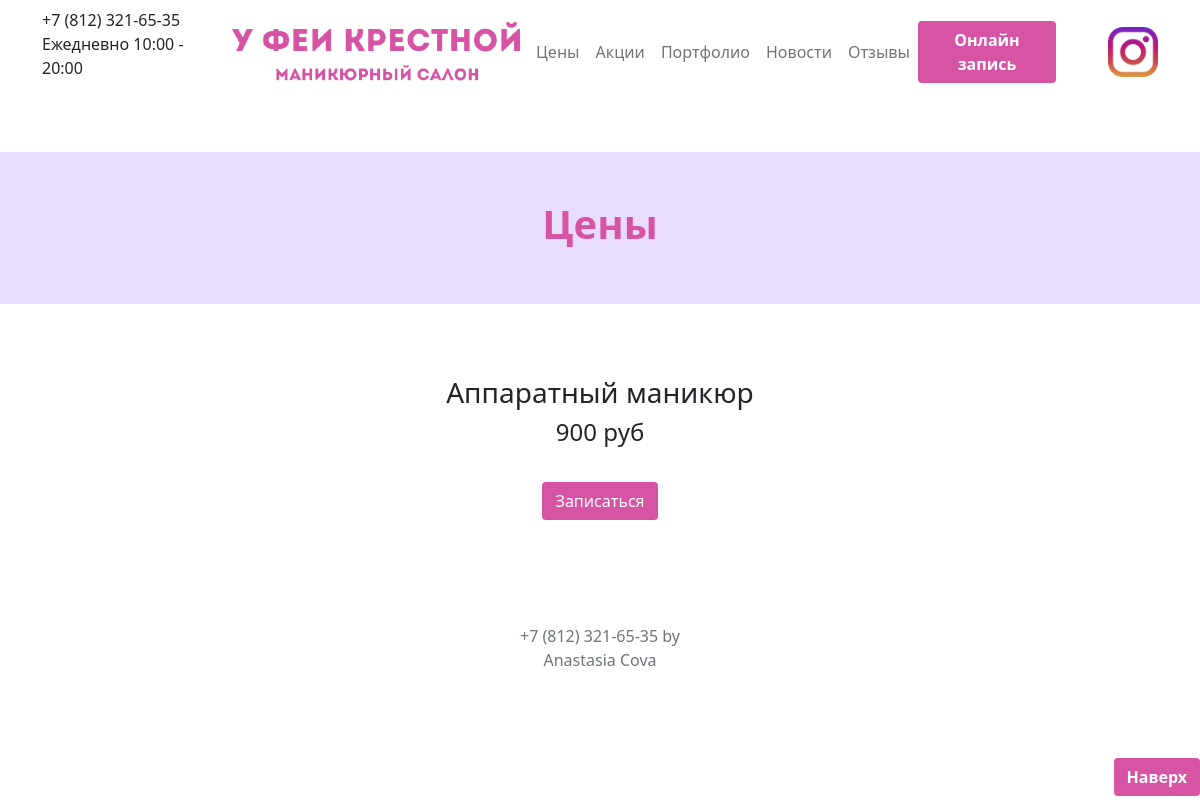
Before: /main/price with the older database file.
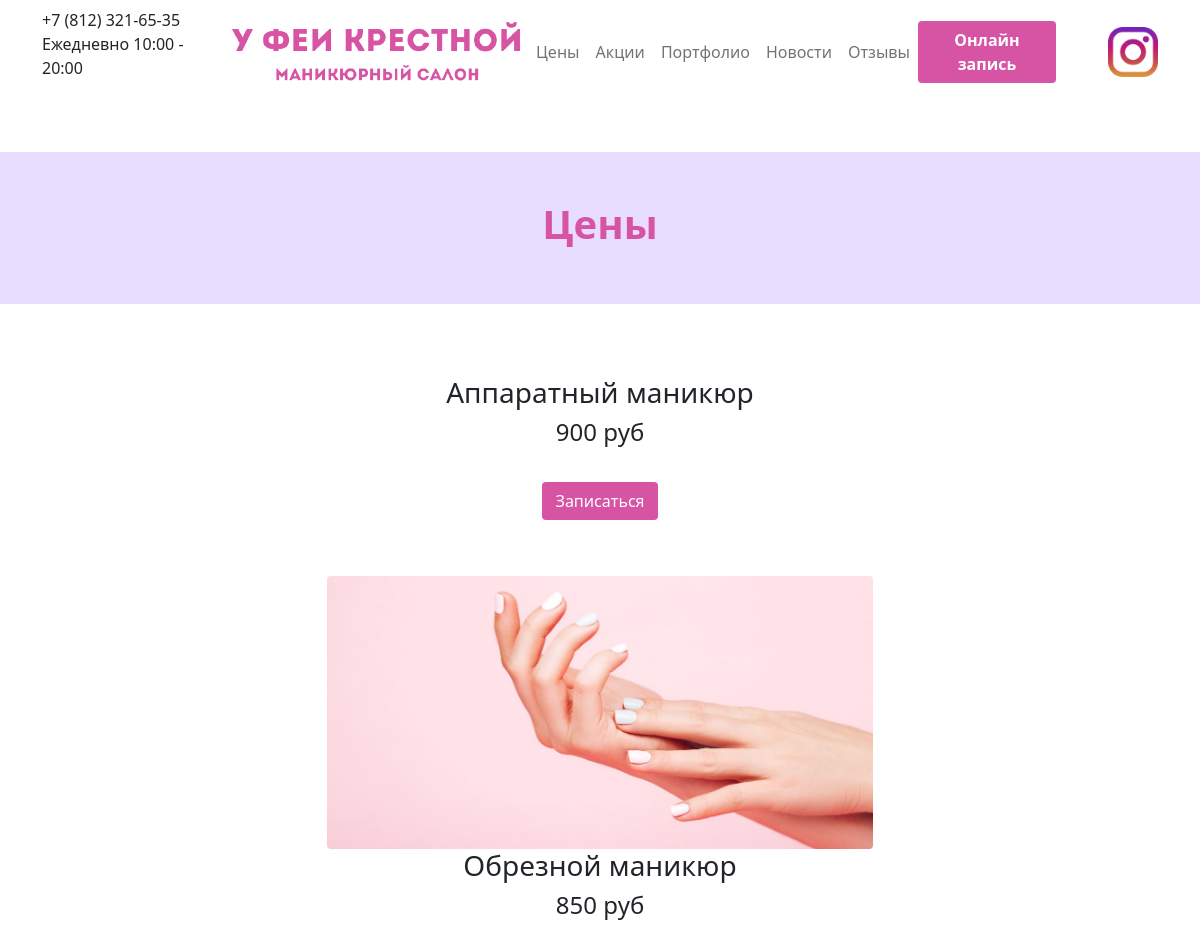
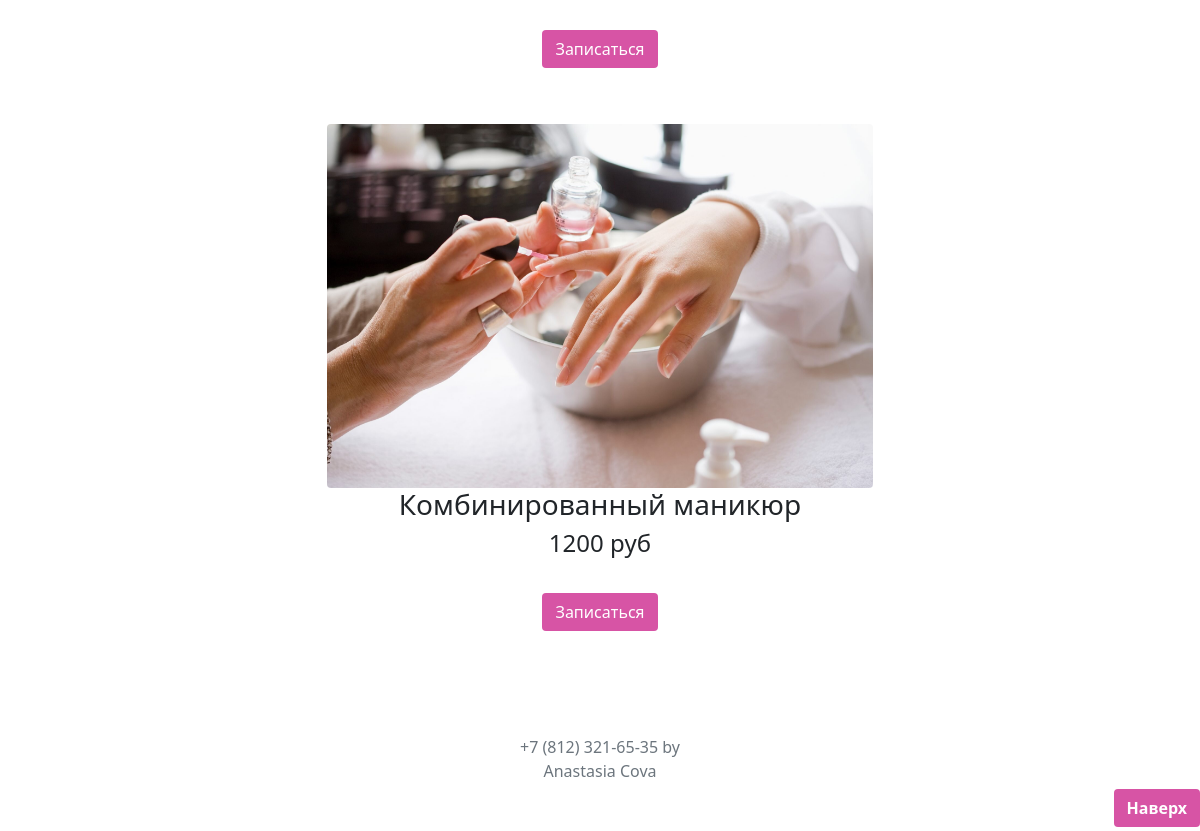
After: the same page with the newer database file (2 pictures, top to bottom).
### main/models.py (models this page shows, shortened)
class PriceList(models.Model):
    name = models.CharField(max_length=50)
    price = models.CharField(max_length=50)
    picture = models.ImageField(upload_to='static/main')

### main/views.py (the view)
# urls.py: path('price', Price.as_view(), name = 'price'),
class Price(View):
    def get(self, request):
        prod = PriceList.objects.all()
        return render(request, 'main/price.html', {"prod": prod})

### main/templates/main/price.html (shortened to what this page needs)
{% extends "main/layout.html" %}
{% block content  %}
<head>
</head>
<body>
{% load static %}
<main>
  <section class="py-5 text-center">
    <div class="row py-lg-5" style="background-color: #e8dcff;">
      <div class="col-lg-6 col-md-8 mx-auto">
        <h1 class="fw-bold text-color">Цены</h1>
      </div>
    </div>
  </section>
{% for i in prod %}
<div class="container">
    <div class="row text-center justify-content-center">
      <div class="col-md-6 align-self-center">
          <img class="img-fluid rounded mb-3 mb-md-0" src='{{ i.picture.url }}' alt="" height="300">
      </div>
    </div>
    <div class="row justify-content-center">
        <div class="col text-center">
            <h3>{{ i.name }}</h3>
            <h4>{{ i.price }}</h4>
            <h6>&nbsp;</h1>
            <a href="/main/order" class="btn btn-pink">Записаться</a>
      </div>
    </div>
    <h1>&nbsp;</h1>
</div>
{% endfor %}
</main>
</body>
{% endblock %}

### main/templates/main/layout.html (shortened to what this page needs)
<!DOCTYPE html>
<html lang="en">
<head>
    {% load static %}
    <link rel="stylesheet" href="{% static 'css/bootstrap.css' %}" type="text/css">
    <link rel="stylesheet" href="{% static 'css/bootstrap.min.css' %}" type="text/css">
</head>
<div>
<body style="overflow-x:hidden">
<div class="container">
  <nav class="navbar navbar-expand-lg navbar-light justify-content-between" style="background-color: secondary">
        <div class="col-md-2"><p>+7 (812) 321-65-35 Ежедневно 10:00 - 20:00</p></div>
        <a href="/main/">
          <img src='{%static 'main/logo1.png'%}' class="rounded" alt="..." width="300">
        </a>
        <div class="collapse navbar-collapse" id="navbarCollapse">
          <ul class="navbar-nav mx-auto">
            <li class="nav-item">
              <a class="nav-link" href="/main/price">Цены</a>
            </li>
            <li class="nav-item">
              <a class="nav-link" href="/main/sales">Акции</a>
            </li>
            <li class="nav-item">
              <a class="nav-link" href="/main/portfolio">Портфолио</a>
            </li>
            <li class="nav-item">
              <a class="nav-link" href="/main/news">Новости</a>
            </li>
            <li class="nav-item">
              <a class="nav-link" href="/main/reviews">Отзывы</a>
            </li>
          </ul>
        </div>
        <a href="/main/order" class="btn btn-pink fw-bold">Онлайн запись</a>
        <h1>&nbsp;</h1>
        <h1>&nbsp;</h1>
        <h1>&nbsp;</h1>
        <h1>&nbsp;</h1>
        <h1>&nbsp;</h1>
        <a href="https://www.instagram.com/">
          <img src='{%static 'main/inst.png'%}' class="rounded" alt="..." width="50" height="50">
        </a>
  </nav>
</div>
{% block content  %}
{% endblock %}
</div>
<div class="row fixed-bottom">
    <div class="col"><p class="float-end mb-1"><a href="#" class="btn btn-pink fw-bold">Наверх</a></p></div>
</div>
<div class="container bg-white text-center py-5">
    <div class="row justify-content-center text-muted">
      <div class="col-md-2 align-self-center">+7 (812) 321-65-35 by Anastasia Cova</div>
    </div>
</div>
</body>
</html>

### main/templates/main/layout.html (style rules this page uses)
.btn-pink { background-color:#d754a5; color:white; }

### main/templates/main/price.html (style rules this page uses)
.btn-pink { background-color:#d754a5; color:white; }
.text-color { color: #d754a5; }

Changed rows visible on the page:
added PriceList: picture (picture), name "Обрезной маникюр", price "850 руб"
added PriceList: picture (picture), name "Комбинированный маникюр", price "1200 руб"
